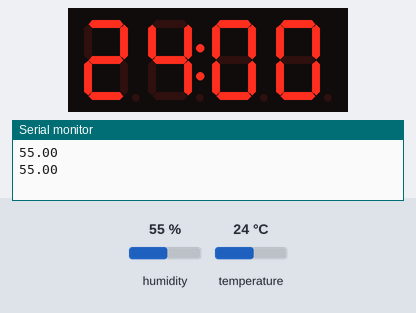
Bench run of a sketch on a simulated Arduino Uno, built with avr-gcc and run on an emulated ATmega328P. Parts: 4-digit seven-segment display, the last lines printed to the serial monitor. Inputs (shaded band) come from the test bench; at power-on: temperature 24 °C, humidity 55 %.

Above: at 10.8 s.
10.9 s: temperature set to 12 °C
At 21.1 s:
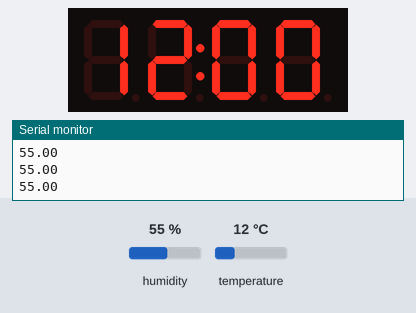
21.6 s: humidity set to 22 %
At 35.5 s:
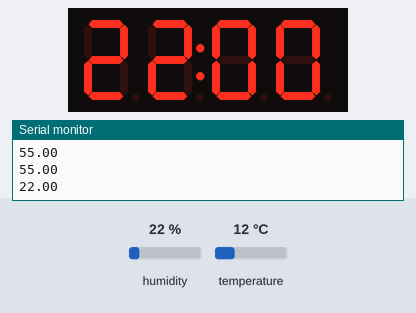
35.6 s: humidity set to 40 %
At 46.2 s:
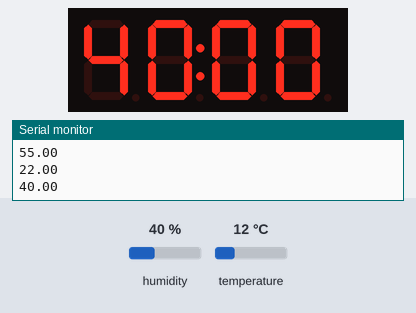
46.7 s: temperature set to 19 °C
At 51.3 s:
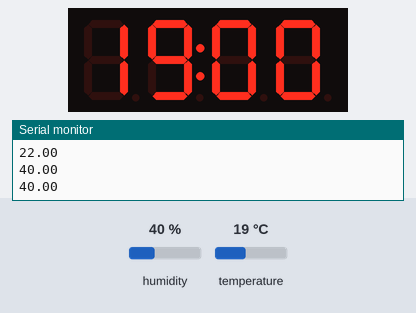
Timing chart, 0 to 52.8 s (numbered marks = the images above; inputs shaded):
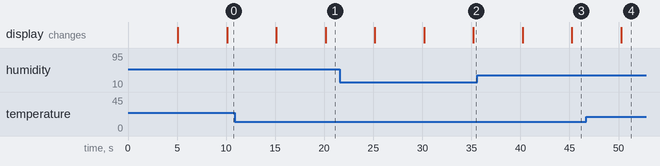

The sketch:

sketch_dec2c.ino
```cpp
#include <TM1637.h>


#include <DHT.h>
#include <DHT_U.h>
int CLK = 2;
int DIO = 3;

TM1637 tm1637(2, 3);
TM1637 tm(CLK, DIO);

#define DHTPIN A0
#define DHTTYPE DHT11

DHT dht(DHTPIN, DHTTYPE);

void setup() {
  // put your setup code here, to run once:
  Serial.begin(9600);
  tm1637.init();
  tm1637.setBrightness(10);
  dht.begin();

}

void loop() {
  // put your main code here, to run repeatedly:

  float hum = dht.readHumidity();
  float temp = dht.readTemperature();
  if (isnan(hum || temp)) {
  Serial.println("Error: Failed to read hum");
  return;
  }
  Serial.print(hum);
  Serial.println();
  tm1637.display(temp);
  delay(5000);
  tm1637.display(hum);
  delay(5000);

  }
```

Measured:
- after the input at 10.9 s, the display: first differs from a run without the input after 9.2 s (image 1)
- after the input at 21.6 s, the display: first differs from a run without the input after 13.6 s (image 2)
- after the input at 35.6 s, the display: first differs from a run without the input after 9.6 s (image 3)
- after the input at 46.7 s, the display: changes after 3.6 s (image 4)
